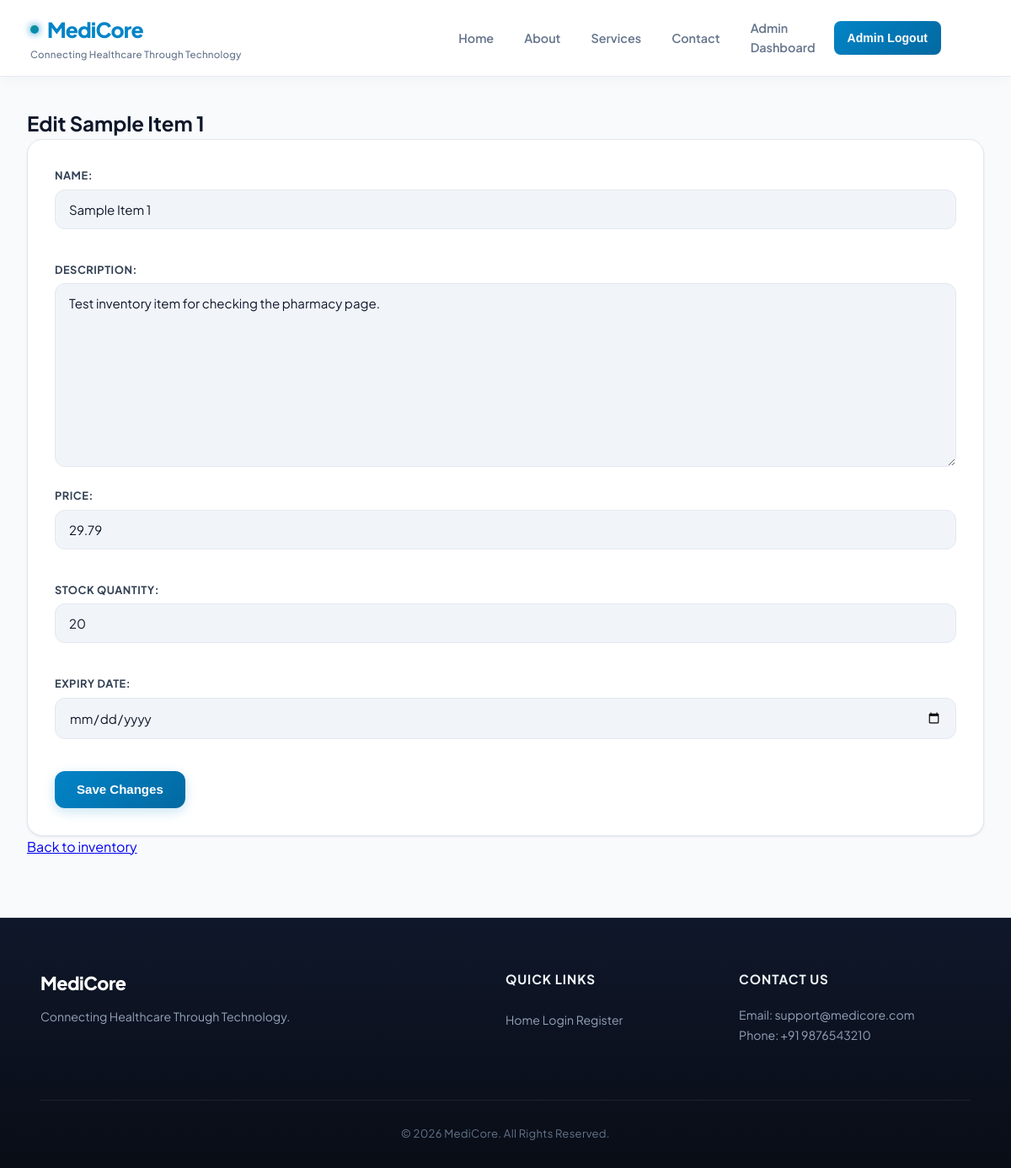
The page /pharmacy/medicine/edit/1/ (signed in) on the database its author committed.
### PulsePoint/models.py (models this page shows, shortened)
class Medicine(models.Model):
    name = models.CharField(max_length=150)
    description = models.TextField(blank=True)
    price = models.DecimalField(max_digits=8, decimal_places=2)
    stock_quantity = models.PositiveIntegerField(default=0)
    expiry_date = models.DateField(null=True, blank=True)

### PulsePoint/views.py (the view)
# urls.py: path('pharmacy/medicine/edit/<int:id>/', views.edit_medicine, name='edit_medicine'),
@staff_member_required(login_url="admin_login")
def edit_medicine(request, id):
    medicine = get_object_or_404(Medicine, id=id)
    if request.method == "POST":
        form = MedicineForm(request.POST, instance=medicine)
        if form.is_valid():
            form.save()
            return redirect("pharmacy")
    else:
        form = MedicineForm(instance=medicine)
    return render(
        request,
        "edit_medicine.html",
        {"form": form, "medicine": medicine}
    )

### PulsePoint/forms.py
class MedicineForm(forms.ModelForm):
    class Meta:
        model = Medicine
        fields = ["name", "description", "price", "stock_quantity", "expiry_date"]
        widgets = {
            "expiry_date": forms.DateInput(attrs={"type": "date"})
        }

### PulsePoint/templates/edit_medicine.html (shortened to what this page needs)
{% extends 'base.html' %}
{% block content %}
<section class="pharmacy-section">
    <h1>Edit {{ medicine.name }}</h1>
    <form method="POST">
        {{ form.as_p }}
        <button type="submit">Save Changes</button>
    </form>
    <p><a href="{% url 'pharmacy' %}">Back to inventory</a></p>
</section>
{% endblock %}

### PulsePoint/static/css/base.css (style rules this page uses)
:root { --primary: #0284c7; --primary-hover: #0369a1; --primary-dark: #075985; --primary-light: #e0f2fe; --primary-50: #f0f9ff; --primary-glow: rgba(2, 132, 199, 0.22); --secondary: #0d9488; --secondary-hover: #0f766e; --secondary-light: #ccfbf1; --secondary-50: #f0fdfa; --accent: #6366f1; --accent-light: #e0e7ff; --success: #10b981; --success-dark: #047857; --success-light: #d1fae5; --success-50: #ecfdf5; --warning: #f59e0b; --warning-dark: #b45309; --warning-light: #fef3c7; --warning-50: #fffbeb; --danger: #ef4444; --danger-dark: #b91c1c; --danger-light: #fee2e2; --danger-50: #fef2f2; --bg-page: #f8fafc; --bg-card: #ffffff; --bg-subtle: #f1f5f9; --bg-elevated: #ffffff; --text-main: #0f172a; --text-secondary: #334155; --text-muted: #64748b; --text-subtle: #94a3b8; --text-inverse: #ffffff; --border-light: #e2e8f0; --border-subtle: #edf2f7; --border-medium: #cbd5e1; --border-focus: #0284c7; --shadow-xs: 0 1px 2px 0 rgba(15, 23, 42, 0.05); --shadow-sm: 0 1px 3px 0 rgba(15, 23, 42, 0.08), 0 1px 2px -1px rgba(15, 23, 42, 0.06); --shadow-md: 0 4px 6px -1px rgba(15, 23, 42, 0.08), 0 2px 4px -2px rgba(15, 23, 42, 0.05); --shadow-lg: 0 12px 24px -4px rgba(15, 23, 42, 0.08), 0 4px 8px -2px rgba(15, 23, 42, 0.04); --shadow-xl: 0 20px 32px -6px rgba(15, 23, 42, 0.1), 0 8px 16px -4px rgba(15, 23, 42, 0.06); --shadow-glow: 0 0 20px -3px var(--primary-glow); --radius-xs: 4px; --radius-sm: 8px; --radius-md: 12px; --radius-lg: 18px; --radius-xl: 24px; --radius-full: 9999px; --transition-fast: 0.15s cubic-bezier(0.4, 0, 0.2, 1); --transition-normal: 0.25s cubic-bezier(0.16, 1, 0.3, 1); }
*, *::before, *::after { margin: 0; padding: 0; box-sizing: border-box; }
html { font-size: 16px; scroll-behavior: smooth; overflow-x: hidden; }
body { font-family: 'Plus Jakarta Sans', system-ui, -apple-system, BlinkMacSystemFont, 'Segoe UI', Roboto, sans-serif; background-color: var(--bg-page); color: var(--text-main); min-height: 100vh; display: flex; flex-direction: column; line-height: 1.6; -webkit-font-smoothing: antialiased; -moz-osx-font-smoothing: grayscale; overflow-x: hidden; position: relative; width: 100%; }
form { background: var(--bg-card); padding: 32px; border-radius: var(--radius-lg); border: 1px solid var(--border-light); box-shadow: var(--shadow-sm); width: 100%; box-sizing: border-box; }
label { display: block; font-size: 0.8rem; font-weight: 700; color: var(--text-secondary); margin-bottom: 8px; text-transform: uppercase; letter-spacing: 0.04em; }
input[type="text"], input[type="email"], input[type="password"], input[type="tel"], input[type="date"], input[type="number"], input[type="file"], select, textarea { width: 100%; padding: 13px 16px; font-size: 0.94rem; font-family: inherit; color: var(--text-main); background-color: var(--bg-subtle); border: 1.5px solid var(--border-light); border-radius: var(--radius-md); margin-bottom: 20px; outline: none; transition: var(--transition-normal); box-sizing: border-box; min-height: 46px; }
input::placeholder, textarea::placeholder { color: var(--text-subtle); font-size: 0.88rem; }
form p { margin-bottom: 18px; display: flex; flex-direction: column; }
form p label { margin-bottom: 6px; }
form p input, form p select, form p textarea { margin-bottom: 6px; }
button[type="submit"], .btn-primary { background: linear-gradient(135deg, var(--primary) 0%, #0369a1 100%); color: #ffffff; font-weight: 700; font-size: 0.94rem; padding: 13px 26px; border: none; border-radius: var(--radius-md); cursor: pointer; transition: var(--transition-normal); display: inline-flex; align-items: center; justify-content: center; gap: 8px; text-decoration: none; box-shadow: 0 4px 14px var(--primary-glow); min-height: 44px; }

### rows shown on the page
Medicine: name "Sample Item 1", description "Test inventory item for checking the pharmacy page.", price "29.79", stock_quantity "20"
